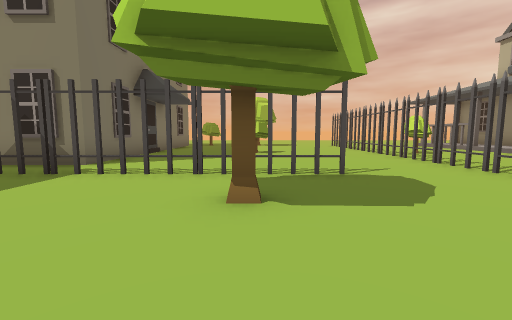
View 1 (above)

24 first-person views from a walk through a scene from a Unity 3-D project. The camera is 1.4 m above the floor, tilts 6° down and sees 90° across. The floor is counted in squares, 2 m on a side. Each view is taken from the middle of a square. On the plan, view 1 faces up. The plan holds only what a view shows up to about 9 squares ahead; the rest is blank. The place goes on beyond the plan. Some animated figures are left out.

View 2
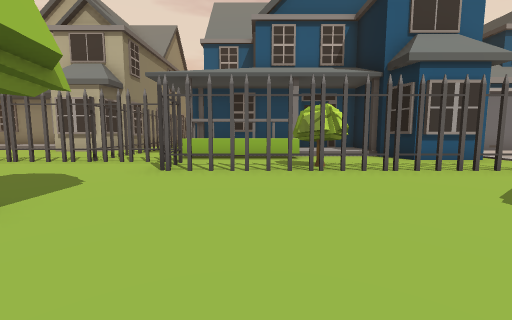

View 3
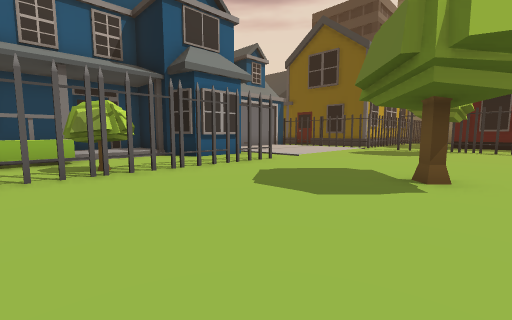

View 4
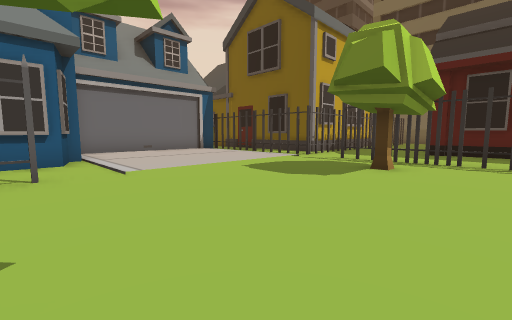

View 5
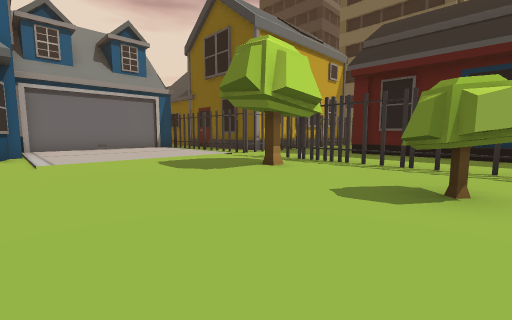

View 6
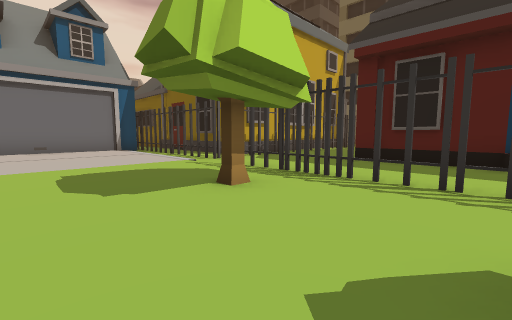

View 7
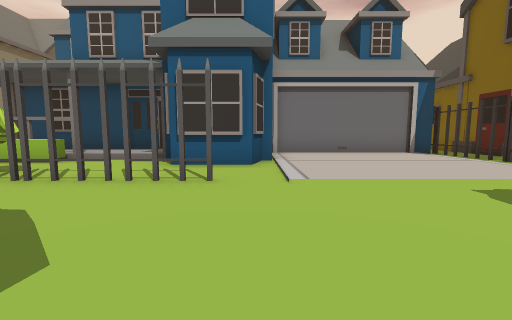

View 8
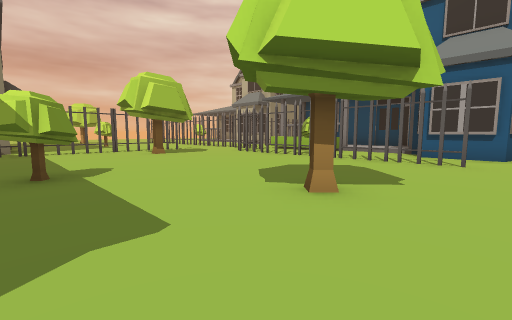

View 9
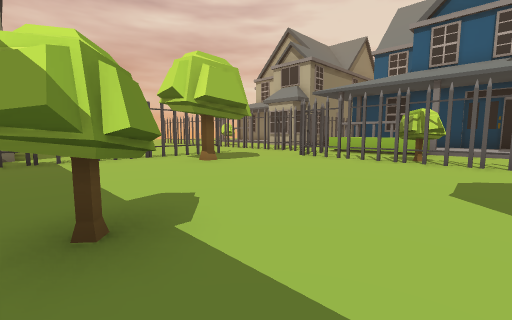

View 10
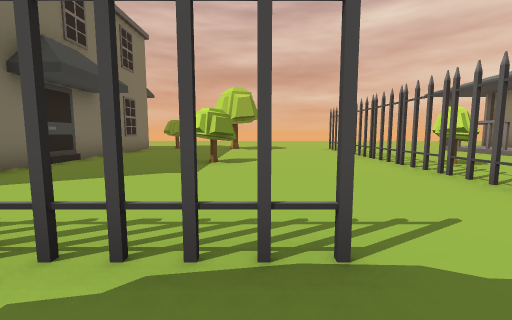

View 11
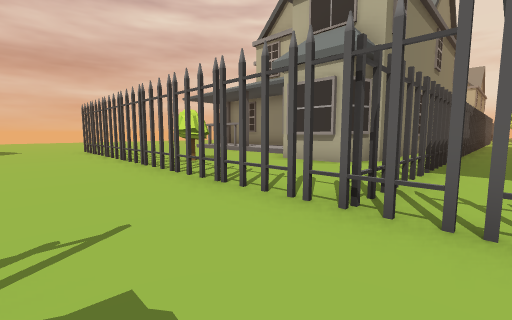

View 12
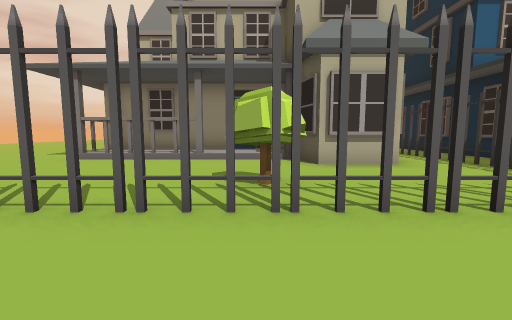

View 13
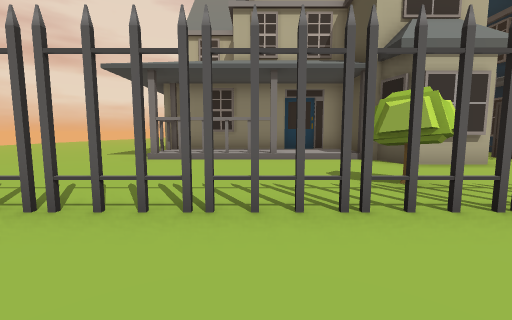

View 14
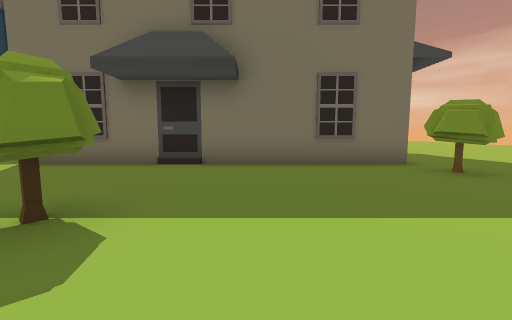

View 15
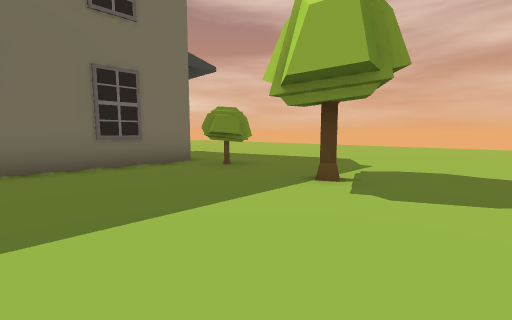

View 16
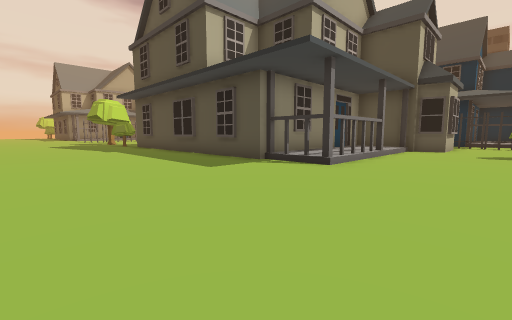

View 17
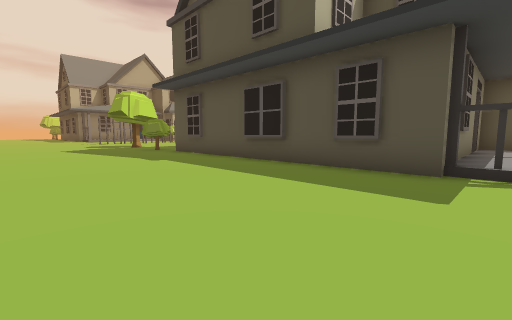

View 18
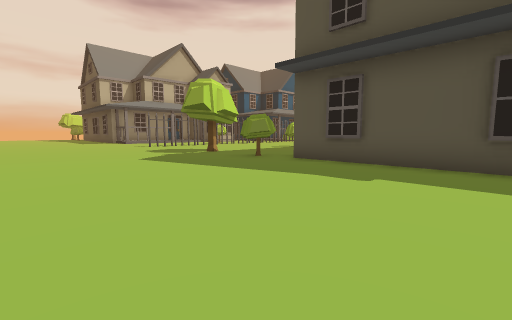

View 19
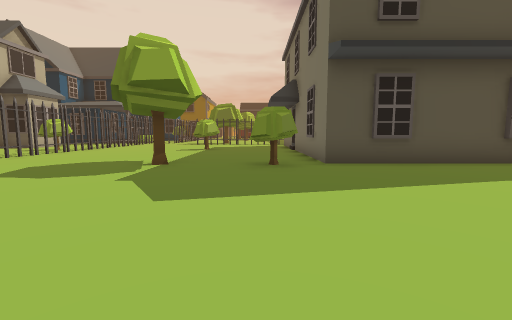

View 20
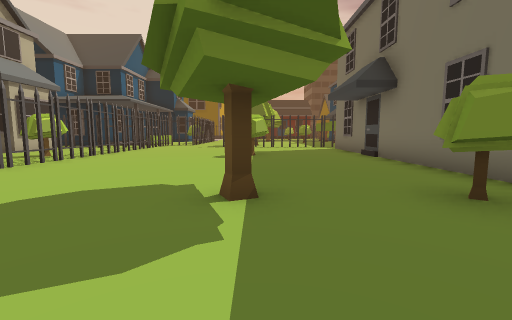

View 21
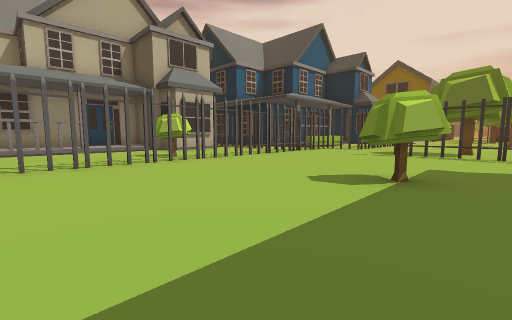

View 22
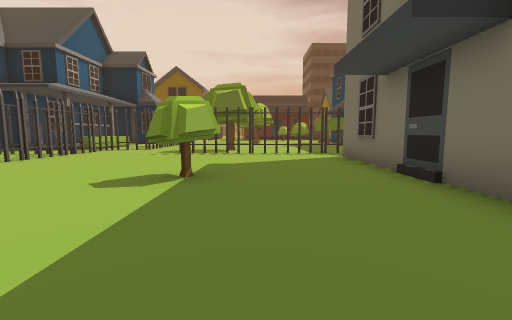

View 23
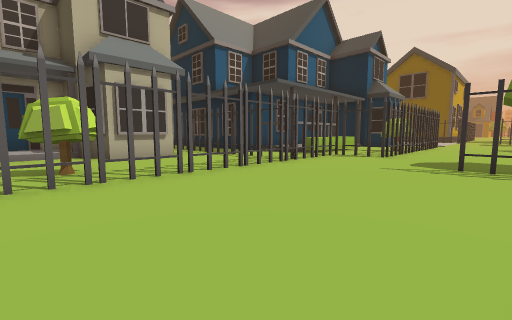

View 24
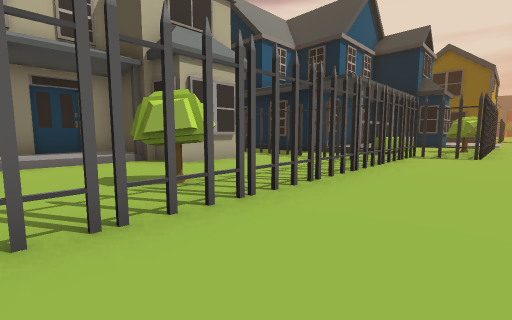

### Floor plan
Key: @ floor where view 1 was taken; # wall or solid block; x gap in a wall; . main floor; : floor 0.25 m higher than the main floor; / step, stairs or slope; ^ raised ledge; T tree; H thing the floor can be seen under or through.
Columns run from 4 left of view 1 to 32 right of it. Each row starts with its distance up from view 1.
 21    ....
 20   .....            .............
 19  ......   ......................
 18 .......   .....................
 17 .......   ....................
 16 .......   ....................
 15 .TT.T...  .....................
 14 #T......#....###########TT.T....
 13 #.......x.....:#       #........H....
 12 #.......#....::#       #........H....
 11 #............#:#       #........x....
 10 #.......#..../:#       #........#....
  9 #...T....TT../:#       #...T.....TT..
  8 #.......H....###       #........H...#
  7 #.......H...####       #........H...#
  6 #...........#####      #........H...#
  5 ........#......        .........H....
  4 HHHHHH...##########    #x#xHH....####
  3 ....T...H.........        ......#..
  2 .......HH^######          .T...#x^#
  1 .......# ^#:#             .....x.^
  0 ....@..#.^#:#               ...#.
 -1 TT.....TT^#:#               ...T
 -2 .......T..::#               ..
 -3 ..........::#
 -4 ...T...#.####
 -5 .......#.##
 -6 .........##
 -7 ............#
 -8 ............#
 -9 .T..........#
-10 T...T.......#
-11 ............#
-12 HHx#x#.######
-13 .......##
-14 .......#
-15 #####..#

Where each view was taken, in squares from view 1:
view 1: 0 up, 0 right, facing up
view 2: 0 up, 2 left, facing right
view 3: 0 up, 2 left, facing down-right
view 4: 5 down, 2 left, facing down-right
view 5: 6 down, 4 left, facing down-right
view 6: 8 down, 3 left, facing down-right
view 7: 6 down, 1 left, facing right
view 8: 6 down, 4 left, facing up-right
view 9: 3 down, 4 left, facing up-right
view 10: 3 up, 1 right, facing up
view 11: 3 up, 2 right, facing up-right
view 12: 9 up, 2 right, facing right
view 13: 11 up, 2 right, facing right
view 14: 11 up, 2 right, facing left
view 15: 11 up, 2 right, facing up-left
view 16: 19 up, 6 right, facing down-right
view 17: 19 up, 10 right, facing down-right
view 18: 20 up, 15 right, facing down-right
view 19: 20 up, 21 right, facing down
view 20: 17 up, 23 right, facing down
view 21: 13 up, 22 right, facing down-right
view 22: 13 up, 22 right, facing down
view 23: 10 up, 24 right, facing down-right
view 24: 11 up, 26 right, facing down-right
